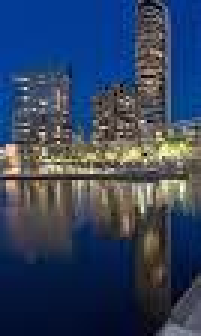
#> input picture All_Methods/4_CNN_based_Approch/panorama_folder/Images_segments/Image_103_4_left.jpg, 67 x 112 px, given as the content of the folder Images_pano, which was not available (shown 3 times larger)
$ jupyter execute Dataset_creation_using_panorama_images.ipynb   (text cells are left out)
#> lines starting #> are read from the running program, lines starting #| are printed output that depends on the picture; pictures that were not available may be replaced by others from this repository, and a replacement may not be noted
[cell 1]
import os
from PIL import Image

def setup_directories(base_path):
    # Create the main directory and a single subdirectory for all segments
    os.makedirs(os.path.join(base_path, "Images_segments"), exist_ok=True)
    os.makedirs(os.path.join(base_path, "images-pano"), exist_ok=True)

def process_and_save_segments(path, base_path):
    # Load the original image
#> called with path = 'Images_pano/Image_103_4_left.jpg', base_path = 'panorama_folder'
    original_image = Image.open(path)
#> original_image is the input picture: PIL image 67x112 RGB; mean R, G, B 52.7, 67.9, 94.1
    width, height = original_image.size
#> width = 67; height = 112

    # Segment width (e.g., 25% of the original width)
    segment_width = width // 4
#> segment_width = 16

    # Loop to process each segment
    for i in range(4):  # 4 segments for 100% coverage
        start_x = i * segment_width
        end_x = start_x + segment_width if (i < 3) else width  # Ensure the last segment reaches the end of the image

        # Crop the segment
        segment = original_image.crop((start_x, 0, end_x, height))
        segment.save(os.path.join(base_path, 'images-pano', f'{os.path.basename(path).split(".")[0]}_{i+1}.jpg'))

        # Define overlap width (e.g., 10% of segment's width)
        overlap_width = segment_width // 10

        # Calculate even division for part_1 and part_2 including overlap
        part_1_width = (segment_width // 2) + overlap_width
        part_2_start = (segment_width // 2) - overlap_width
        part_2_width = segment_width - part_2_start

        # Ensure both parts are exactly half by adjusting the larger part to match the smaller
        if part_1_width > part_2_width:
            part_1_width = part_2_width
        else:
            part_2_width = part_1_width

        # Crop parts with exact sizes
        part_1 = segment.crop((0, 0, part_1_width, height))
        part_2 = segment.crop((part_2_start, 0, part_2_start + part_2_width, height))

        # Save the two parts in the Images_segments folder
        part_1.save(os.path.join(base_path, 'Images_segments', f'{os.path.basename(path).split(".")[0]}_{i+1}_left.jpg'))
        part_2.save(os.path.join(base_path, 'Images_segments', f'{os.path.basename(path).split(".")[0]}_{i+1}_right.jpg'))
#> this loop made 4 passes
#> pass 1, in process_and_save_segments, `segment = original_image.crop((start_x, 0, end_x, height))`:
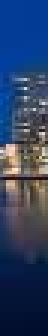
#> segment: PIL image 16x112 RGB (shown 3 times larger); mean R, G, B 46.1, 64.7, 99.2
#> pass 2, in process_and_save_segments, `segment = original_image.crop((start_x, 0, end_x, height))`:
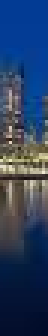
#> segment: PIL image 16x112 RGB (shown 3 times larger); mean R, G, B 43.2, 63.8, 96.6
#> pass 3, in process_and_save_segments, `segment = original_image.crop((start_x, 0, end_x, height))`:
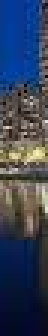
#> segment: PIL image 16x112 RGB (shown 3 times larger); mean R, G, B 54.4, 65.5, 87.3
#> after the loop:
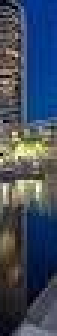
#> segment: PIL image 19x112 RGB (shown 3 times larger); mean R, G, B 64.9, 76.1, 93.2

    return f"All segments from {os.path.basename(path)} have been processed and saved."

def process_all_images(source_folder, base_path):
    # Ensure base directories are set up
    setup_directories(base_path)

    # Process each image in the source folder
    for file_name in os.listdir(source_folder):
        file_path = os.path.join(source_folder, file_name)
        if os.path.isfile(file_path) and file_path.lower().endswith(('.png', '.jpg', '.jpeg')):
            print(process_and_save_segments(file_path, base_path))

# Specify the folder where the panoramic images are stored
source_folder = 'Images_pano'
base_path = 'panorama_folder'  # Change to your desired directory name

# Process all images in the specified folder
process_all_images(source_folder, base_path)

$ run again, on All_Methods/4_CNN_based_Approch/panorama_folder/Images_segments/Image_10_1_right.jpg
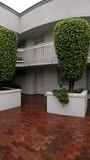
#> input picture All_Methods/4_CNN_based_Approch/panorama_folder/Images_segments/Image_10_1_right.jpg, 90 x 160 px, given as the content of the folder Images_pano, which was not available
#> in process_and_save_segments, original_image is the input picture: PIL image 90x160 RGB; mean R, G, B 103.2, 88.7, 76.8
#> the loop in process_and_save_segments, `for i in range(4):` made 4 passes
#> pass 1, in process_and_save_segments, `segment = original_image.crop((start_x, 0, end_x, height))`:
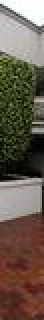
#> segment: PIL image 22x160 RGB (shown 2 times larger); mean R, G, B 105, 91.8, 78.6
#> after the loop in process_and_save_segments, `for i in range(4):`:
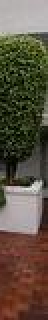
#> segment: PIL image 24x160 RGB (shown 2 times larger); mean R, G, B 94.3, 83.1, 67.6
